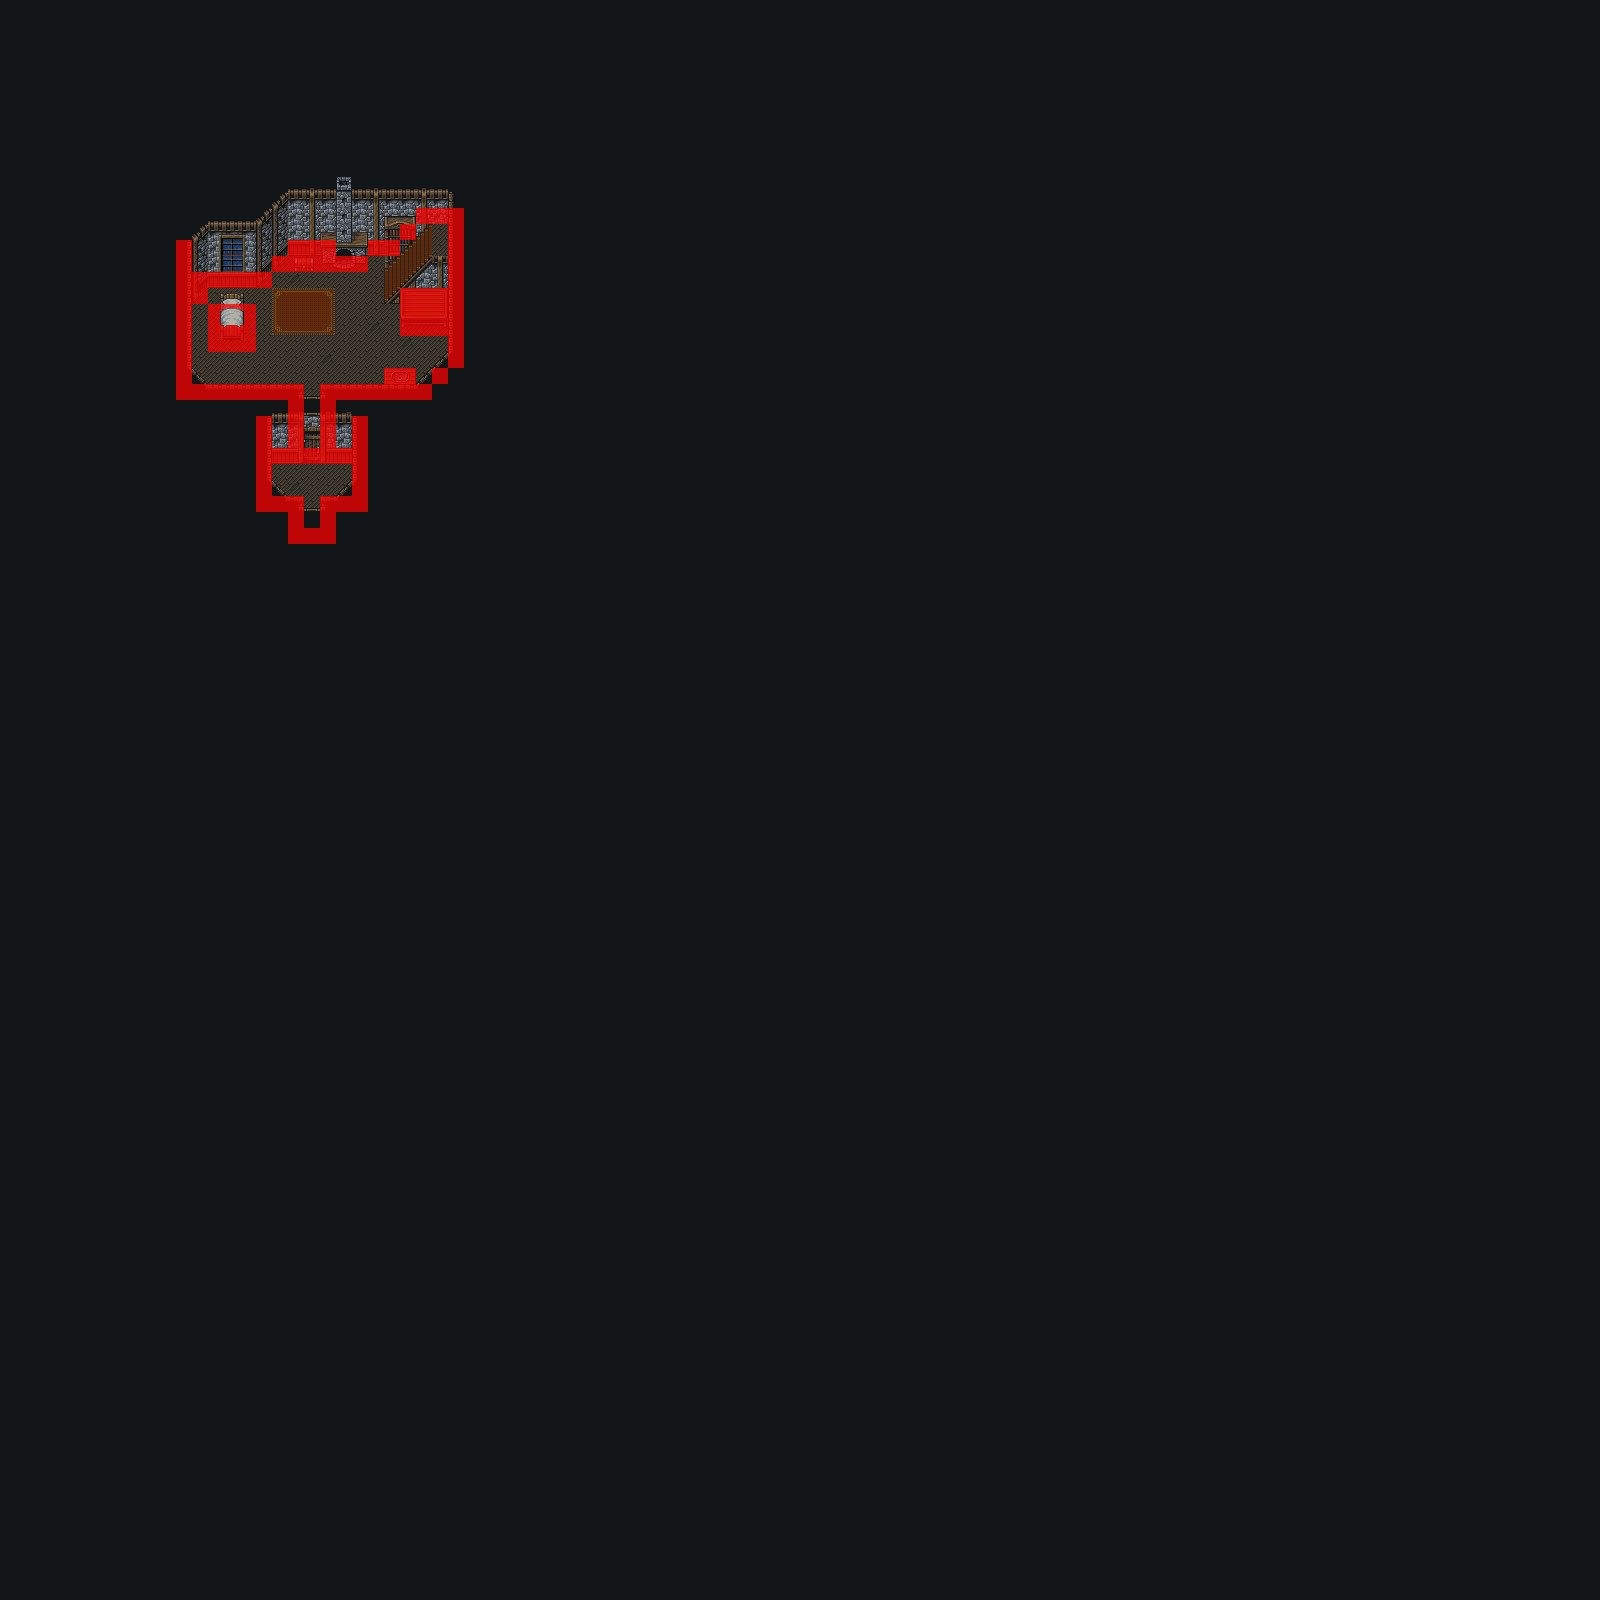

A 2D game scene composited from a Tiled map and its tileset images. What follows is a short description and the map's XML, with each tile layer's data collapsed to a summary:
An orthogonal 100x100 tile map with 16x16 px tiles, 6 tile layers (0-background, 1-detail, 2-collision, 3-background, ...), 2 tilesets.

<map version="1.5" tiledversion="1.5.0" orientation="orthogonal" renderorder="right-down" width="100" height="100" tilewidth="16" tileheight="16" infinite="0" nextlayerid="7" nextobjectid="1">
 <tileset firstgid="1" name="tileset_sontos_house" tilewidth="16" tileheight="16" tilecount="256" columns="16">
  <image source="../../tileset_sontos_house.png" width="256" height="256" />
 </tileset>
 <tileset firstgid="257" name="collision_graphic" tilewidth="16" tileheight="16" tilecount="4" columns="2">
  <image source="../../collision_graphic.png" width="32" height="32" />
 </tileset>
 <layer id="1" name="0-background" width="100" height="100">
  <data>[10000 cells, 9999 non-empty, 40 distinct tile ids]</data>
 </layer>
 <layer id="2" name="1-detail" width="100" height="100">
  <data>[10000 cells, 98 non-empty, 73 distinct tile ids]</data>
 </layer>
 <layer id="3" name="2-collision" width="100" height="100" opacity="0.73">
  <data>[10000 cells, 107 non-empty, 1 distinct tile ids]</data>
 </layer>
 <layer id="4" name="3-background" width="100" height="100">
  <data>[10000 cells, 11 non-empty, 9 distinct tile ids]</data>
 </layer>
 <layer id="5" name="4-detail" width="100" height="100">
  <data>[10000 cells, 3 non-empty, 2 distinct tile ids]</data>
 </layer>
 <layer id="6" name="5-collision" width="100" height="100" opacity="0.76">
  <data>[10000 cells, 0 non-empty, 0 distinct tile ids]</data>
 </layer>
</map>
